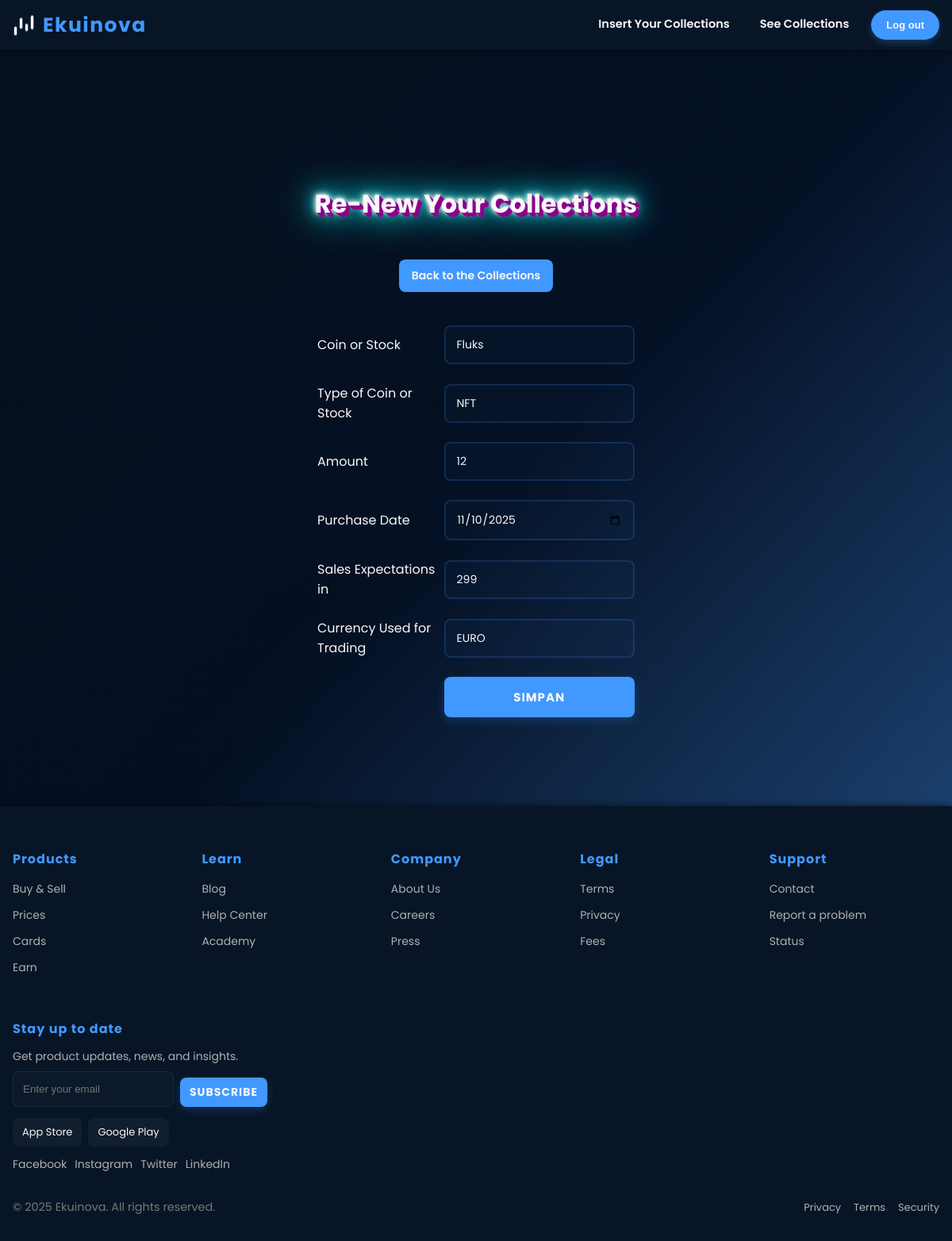
/Register/update.php?id=Fluks, run on the app's committed database.
### tables this page shows
CREATE TABLE `input` (
  `id` int NOT NULL,
  `coin` varchar(100) NOT NULL,
  `type` varchar(100) NOT NULL,
  `amount` int NOT NULL,
  `buyat` varchar(255) NOT NULL,
  `sellat` varchar(100) NOT NULL,
  `currency` varchar(100) NOT NULL
);

### Register/update.php (the view, shortened to what this page needs)
<!DOCTYPE html>
<html lang="en">
<head>
    <link rel="stylesheet" href="update.css">
</head>
<body>
    <header>
        <nav class="navbar" role="navigation" aria-label="main navigation">
        <div class="logo" aria-label="Ekuinova Logo"><img src="001-technical.png" alt="Ekuinova logo" class="logo-img"> Ekuinova</div>
        <div class="nav-links" aria-label="Primary navigation">
        <a href="input.php" tabindex="0"> Insert Your Collections </a>
        <a href="output.php" tabindex="0"> See Collections </a>
        <button class="login" type="button" onclick="window.location.href = 'land.php'"> Log out </button>
        </div>
        </nav>
    </header>
    <div class="container">
        <h1> Re-New Your Collections </h1>
        <br>
        <a class="btn" href="output.php"> Back to the Collections</a>
    </div>
    <?php
    include 'koneksi.php';
    $id = $_GET['id'];
    $data = mysqli_query($koneksi,"select * from input where coin='$id'");
    while($d = mysqli_fetch_array($data)){
        ?>
        <div class="container">
            <form method="post" action="ubah.php">
                <table>
                    <tr>
                        <td>Coin or Stock</td>
                        <td>
                            <input type="text" name="coin" value="<?php echo $d['coin']; ?>">
                        </td>
                    </tr>
                    <tr>
                        <td>Type of Coin or Stock</td>
                        <td><input type="text" name="type" value="<?php echo $d['type']; ?>"></td>
                    </tr>
                    <tr>
                        <td>Amount</td>
                        <td><input type="number" name="amount" value="<?php echo $d['amount']; ?>"></td>
                    </tr>
                    <tr>
                        <td>Purchase Date</td>
                        <td><input type="date" name="buyat" value="<?php echo $d['buyat']; ?>"></td>
                    </tr>
                    <tr>
                        <td>Sales Expectations in</td>
                        <td><input type="number" name="sellat" value="<?php echo $d['sellat']; ?>"></td>
                    </tr>
                    <tr>
                        <td>Currency Used for Trading</td>
                        <td><input type="text" name="currency" value="<?php echo $d['currency']; ?>"></td>
                    </tr>
                    <tr>
                        <td></td>
                        <td><input class="btn-submit" type="submit" value="SIMPAN"></td>
                    </tr>
                </table>
            </form>
            <?php
        }
        ?>
    </div>
  <footer aria-labelledby="site-footer">
    <div class="footer-top">
      <div class="footer-container" role="contentinfo">
        <section class="footer-section" aria-labelledby="footer-products">
          <h4 id="footer-products">Products</h4>
          <ul>
            <li><a href="#">Buy & Sell</a></li>
            <li><a href="#">Prices</a></li>
            <li><a href="#">Cards</a></li>
            <li><a href="#">Earn</a></li>
          </ul>
        </section>
        <section class="footer-section" aria-labelledby="footer-learn">
          <h4 id="footer-learn">Learn</h4>
          <ul>
            <li><a href="#">Blog</a></li>
            <li><a href="#">Help Center</a></li>
            <li><a href="#">Academy</a></li>
          </ul>
        </section>
        <section class="footer-section" aria-labelledby="footer-company">
          <h4 id="footer-company">Company</h4>
          <ul>
            <li><a href="#">About Us</a></li>
            <li><a href="#">Careers</a></li>
            <li><a href="#">Press</a></li>
          </ul>
        </section>
        <section class="footer-section" aria-labelledby="footer-legal">
          <h4 id="footer-legal">Legal</h4>
          <ul>
            <li><a href="#">Terms</a></li>
            <li><a href="#">Privacy</a></li>
            <li><a href="#">Fees</a></li>
          </ul>
        </section>
        <section class="footer-section" aria-labelledby="footer-support">
          <h4 id="footer-support">Support</h4>
          <ul>
            <li><a href="#">Contact</a></li>
            <li><a href="#">Report a problem</a></li>
            <li><a href="#">Status</a></li>
          </ul>
        </section>
        <section class="footer-section newsletter" aria-labelledby="footer-newsletter">
          <h4 id="footer-newsletter">Stay up to date</h4>
          <p class="muted">Get product updates, news, and insights.</p>
          <form class="newsletter-form" action="#" method="post" onsubmit="return false;">
            <input id="footer-email" type="email" placeholder="Enter your email" aria-label="Email address">
            <button class="cta small" type="submit">Subscribe</button>
          </form>
          <div class="app-badges">
            <a class="app" href="#" aria-label="Download on the App Store">App Store</a>
            <a class="app" href="#" aria-label="Get it on Google Play">Google Play</a>
          </div>
          <div class="social-links">
            <a href="#" aria-label="Facebook">Facebook</a>
            <a href="#" aria-label="Instagram">Instagram</a>
            <a href="#" aria-label="Twitter">Twitter</a>
            <a href="#" aria-label="LinkedIn">LinkedIn</a>
          </div>
        </section>
      </div>
    </div>
    <div class="footer-bottom">
      <div class="footer-container">
        <div>&copy; 2025 Ekuinova. All rights reserved.</div>
        <div class="footer-legal-links">
          <a href="#">Privacy</a>
          <a href="#">Terms</a>
          <a href="#">Security</a>
        </div>
      </div>
    </div>
  </footer>
</body>
</html>

### data on the page
input: coin "Fluks", type "NFT", amount "12", buyat "11/10/2025", sellat "299", currency "EURO"
